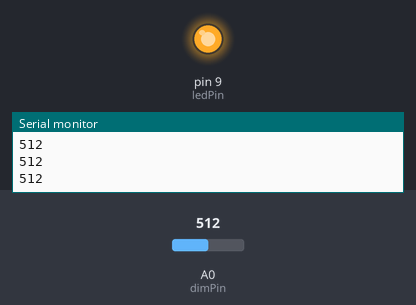
A sketch run on a simulated Arduino Uno, built with avr-gcc and run on an emulated ATmega328P. On the bench: output pins drawn as LEDs (lit = HIGH), the last lines printed to the serial monitor. The inputs (shaded band) are chosen by the test bench; at power-on: A0 (dimPin) = 512.

Above: at 1.2 s.
1.3 s: A0 (dimPin) set to 122
At 1.7 s:
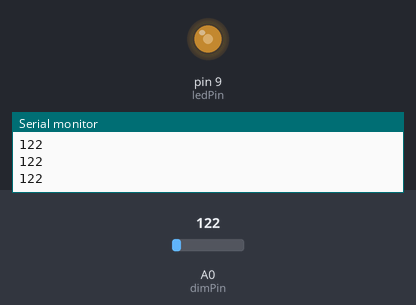
2.8 s: A0 (dimPin) set to 0
At 3.2 s:
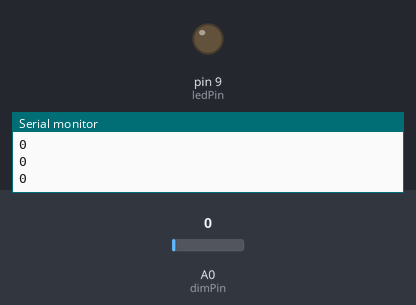
4.3 s: A0 (dimPin) set to 306
At 5.8 s:
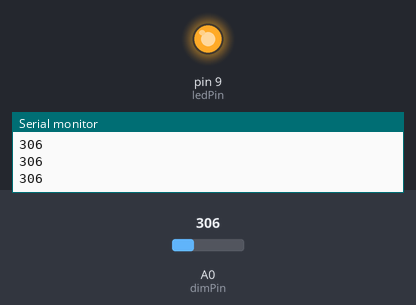
Timing chart, 0 to 7.3 s (numbered marks = the images above; inputs shaded):
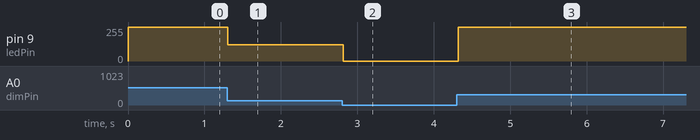

Measured:
- after the input at 1.3 s, pin 9 (ledPin): 255/255 → 122/255 at once
- after the input at 2.8 s, pin 9 (ledPin): 122/255 → 0/255 at once
- after the input at 4.3 s, pin 9 (ledPin): 0/255 → 255/255 at once

The sketch:

11_dimmerTroubleshootSerial.ino
```cpp
// This sketch (incorrectly) dims an LED attached to pin 9 based on a potentiometer on pin A0 (make sure to use a current limiting resistor!)
// The value of A0 is reported to the Serial Monitor for analysis
// Nicholas Schwankl - 9/7/2020

#define ledPin      9
#define dimPin      A0

int analogVal;                // This variable will be used to store the analog value read from A0

void setup() {

  pinMode(ledPin, OUTPUT);

  Serial.begin(9600);         // This begins a serial connection with the host computer over USB at 9600 baud (9600 bits per second)

}

void loop() {

  analogVal = analogRead(dimPin);     // Read the analog input from the potentiometer
  analogWrite(ledPin, analogVal);     // Write that value as a brightness to the LED

  Serial.println(analogVal);          // Write the analog value to the computer and begin a new line (PRINT LiNe)

  delay(50);                          // Wait 50ms to allow for the data to be sent before the next loop

}
```
